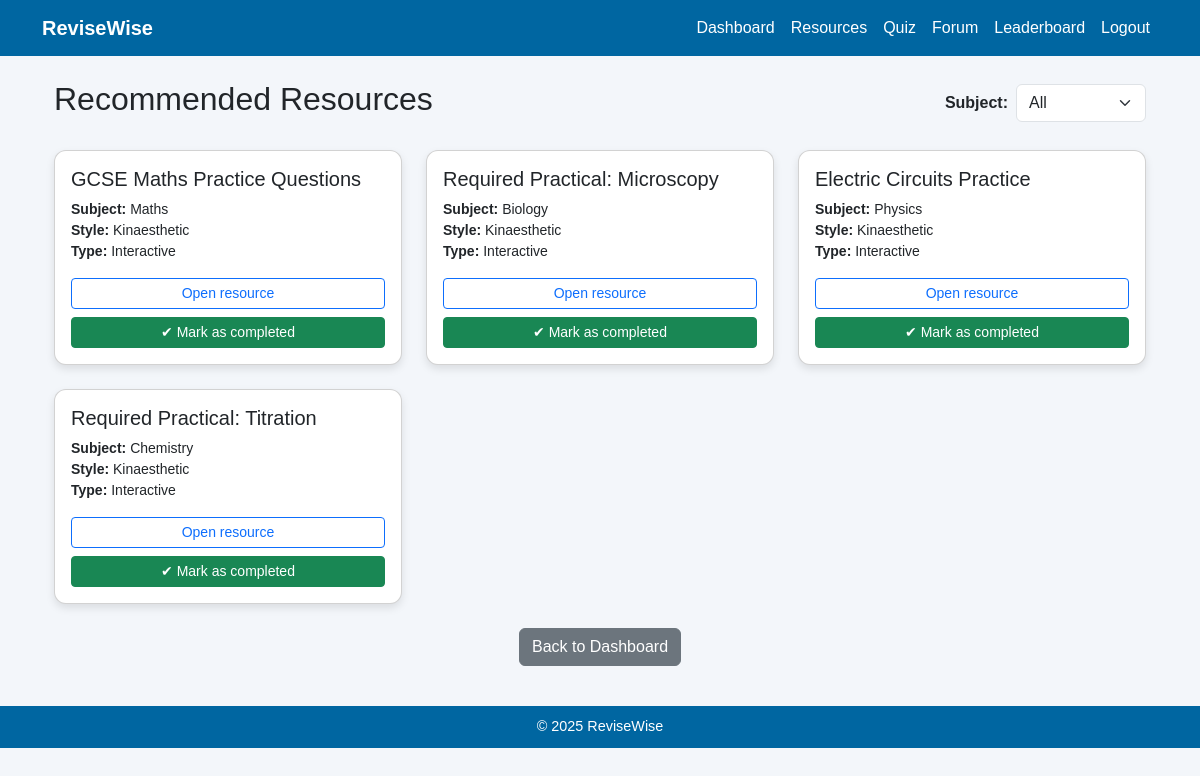
Page /recommendations (signed in) on the committed database.
### models.py (models this page shows)
class Resource(Base):
    __tablename__ = "Resource"
    ResourceID = Column(Integer, primary_key=True, autoincrement=True)
    Title = Column(String, nullable=False)
    Type = Column(String, nullable=False)
    StyleMatch = Column(String, nullable=False)
    Subject = Column(String, nullable=False)
    VideoLink = Column(String)
    FilePath = Column(String)
    DateAdded = Column(Date, default=date.today)
    progress = relationship("Progress", back_populates="resource", cascade="all, delete-orphan")

### app.py (the view)
@app.route("/recommendations")
@login_required
def recommendations():
    db = Session()
    user = db.get(User, session["user_id"])
    style = user.Style
    db.close()
    if style == "Undetermined":
        flash("Take the quiz first so resources can be personalised.", "warning")
        return redirect(url_for("quiz"))
    subject = request.args.get("subject", "All")
    resources = RecommendationEngine(style).generate_list(subject)
    subjects = ["All", "Maths", "Biology", "English", "History", "Geography", "Languages"]
    return render_template(
        "recommendations.html",
        resources=resources,
        subjects=subjects,
        selected_subject=subject
    )

### app.py (called while the page is built)
def login_required(f):
    @wraps(f)
    def wrap(*args, **kwargs):
        if "user_id" not in session:
            flash("Please log in first.", "warning")
            return redirect(url_for("login"))
        return f(*args, **kwargs)
    return wrap

### recommendation_engine.py (called while the page is built)
    def generate_list(self, subject=None):
        db = Session()
        q = db.query(Resource).filter(Resource.StyleMatch == self.style)
        if subject and subject != "All":
            q = q.filter(Resource.Subject == subject)
        resources = q.all()
        db.close()
        interactive = []
        videos = []
        other = []
        for r in resources:
            if r.Type == "Interactive":
                interactive.append(r)
            elif r.Type == "Video":
                videos.append(r)
            else:
                other.append(r)
        return interactive + videos + other

### templates/recommendations.html (shortened to what this page needs)
{% extends "base.html" %}
{% block content %}
<div class="container mt-4">
    <div class="d-flex flex-wrap justify-content-between align-items-center mb-4">
        <h2 class="mb-2">Recommended Resources</h2>
        <form method="get" class="d-flex align-items-center gap-2">
            <label class="form-label mb-0"><strong>Subject:</strong></label>
            <select name="subject" class="form-select" onchange="this.form.submit()">
                {% for sub in subjects %}
                    <option value="{{ sub }}" {% if sub == selected_subject %}selected{% endif %}>{{ sub }}</option>
                {% endfor %}
            </select>
        </form>
    </div>
    <div class="row row-cols-1 row-cols-md-3 g-4">
        {% for res in resources %}
        <div class="col">
            <div class="card p-3 h-100">
                <h5 class="mb-2">{{ res.Title }}</h5>
                <p class="small mb-3">
                    <strong>Subject:</strong> {{ res.Subject }}<br>
                    <strong>Style:</strong> {{ res.StyleMatch }}<br>
                    <strong>Type:</strong> {{ res.Type }}
                </p>
                {% if res.VideoLink %}
                    <a href="{{ res.VideoLink }}" target="_blank" class="btn btn-outline-primary btn-sm w-100 mb-2">Open resource</a>
                {% endif %}
                <form action="{{ url_for('complete_resource') }}" method="post" class="mt-auto">
                    <button class="btn btn-success btn-sm w-100">✔ Mark as completed</button>
                </form>
            </div>
        </div>
        {% endfor %}
    </div>
    <div class="text-center mt-4">
        <a href="/dashboard" class="btn btn-secondary">Back to Dashboard</a>
    </div>
</div>
{% endblock %}

### templates/base.html (style rules this page uses)
:root { --primary: #0066A1; --secondary: #2E90B7; --accent: #F4C542; --bg: #F3F6FA; }
body { background-color: var(--bg); font-family: Arial, Helvetica, sans-serif; }
.card { border-radius: 12px; box-shadow: 0 4px 8px rgba(0,0,0,0.1); }

### rows in the picture
Resource: Title "GCSE Maths Practice Questions", Subject "Maths", StyleMatch "Kinaesthetic", Type "Interactive"
Resource: Title "Required Practical: Microscopy", Subject "Biology", StyleMatch "Kinaesthetic", Type "Interactive"
Resource: Title "Electric Circuits Practice", Subject "Physics", StyleMatch "Kinaesthetic", Type "Interactive"
Resource: Title "Required Practical: Titration", Subject "Chemistry", StyleMatch "Kinaesthetic", Type "Interactive"

### other values in the picture
form field subject "All"
